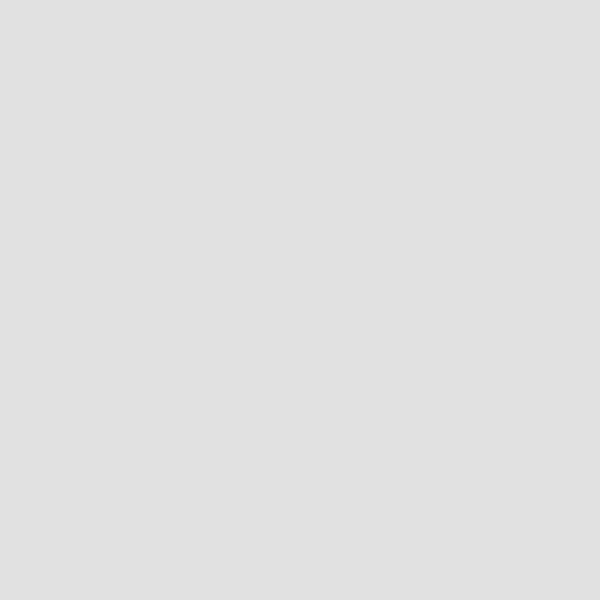
Frame 1 (no input)
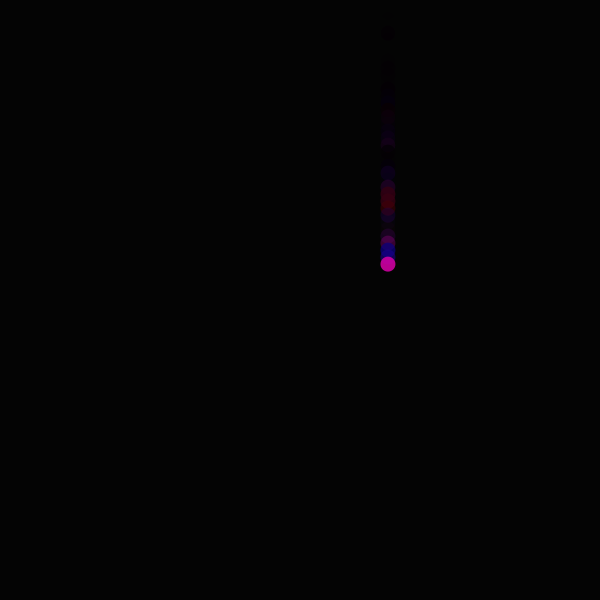
Frame 60 (the mouse pressed at the canvas centre just before this capture)
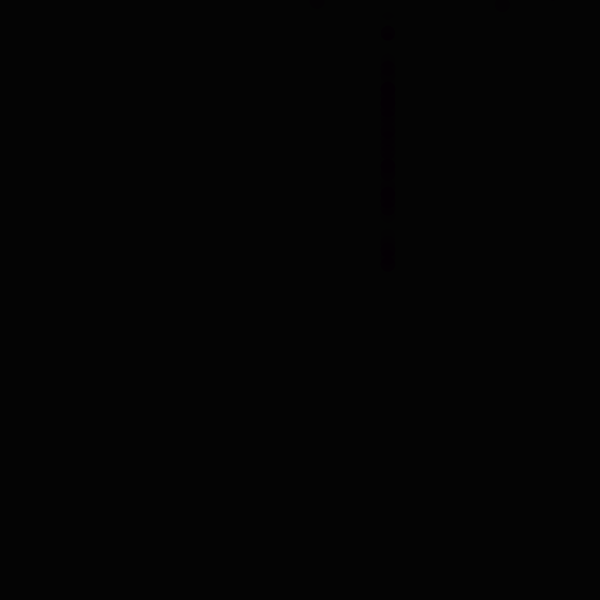
Frame 120 (the mouse held since frame 60 and released just before this capture)

The Processing sketch that drew these frames (run headless with seeded random() and noise(); from frame 60 on, the mouse is pressed at the canvas centre):

// Processing sketch: processing_56096
// ── processing_56096.pde

Rain r1;

int numDrops = 1;
Rain[] drops = new Rain[numDrops]; 

void setup() {
  size(600,600);
  background(255);
  smooth();
  noStroke();
  for (int i = 0; i < drops.length; i++) {

    drops[i] = new Rain(); 
    r1 = new Rain();
  }
}

void draw(){
  fill(0,30);
  rect(0,0,600,600);
  for (int i = 0; i < drops.length; i++) {
    drops[i].fall();
  }

}

class Rain {
  float r = random(600);
  float y = random(-height);

  void fall() {
   y = y + 7;
    fill(random(255), random(0), random(255), random(255));
    ellipse(r, y, 15, 15);

   if(mousePressed){
   r = random(600);
   y = random(-200);
   }

  }
}
